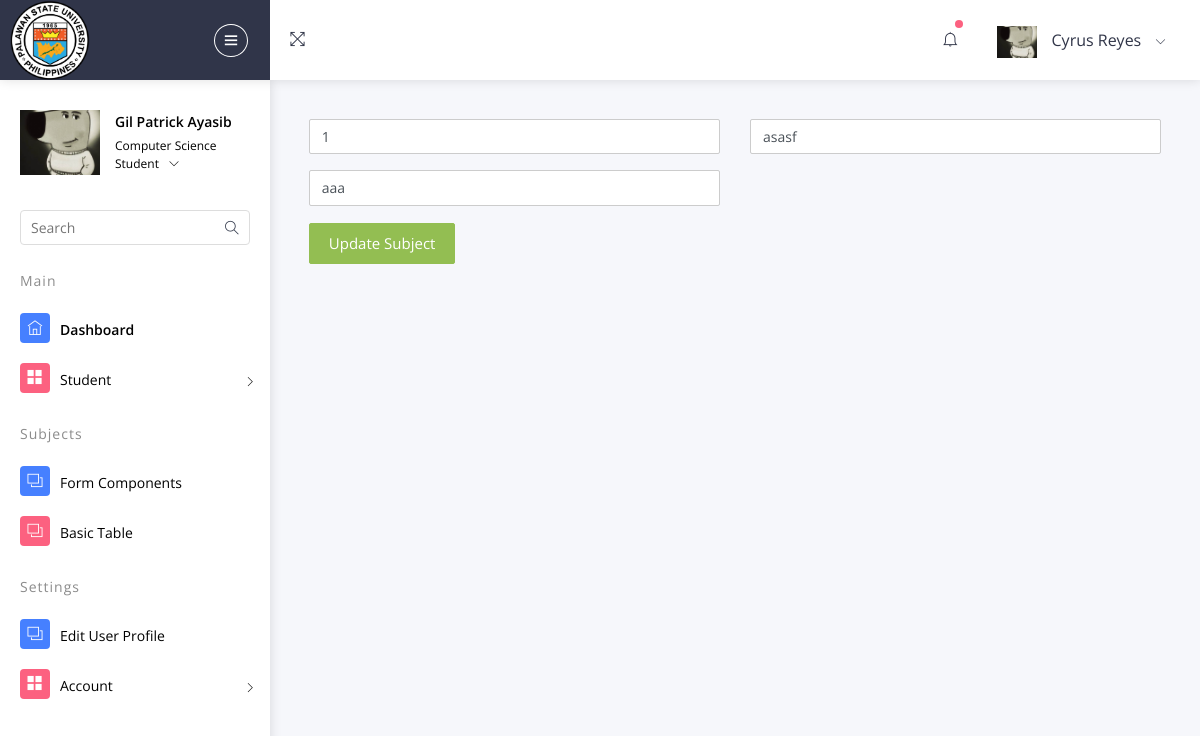
The app's page /admin/subject/edit-subject.php?subjectid=1 with its own data.
### tables this page shows
CREATE TABLE `subjects` (
  `subjectID` int(11) NOT NULL,
  `subjectName` varchar(50) NOT NULL,
  `subjectDescription` varchar(200) NOT NULL
);

### admin/subject/editsubject.php (called while the page is built, shortened)
<?php
include 'database.php';
if (isset($_GET['subjectid'])) {
    $subjectID = $_GET['subjectid'];
    $sql = "SELECT * FROM subjects WHERE subjectID = ?";
    $stmt = $con->prepare($sql);
    $stmt->bind_param("i", $subjectID);
    $stmt->execute();
    $result = $stmt->get_result();
    if ($result->num_rows > 0) {
        $row = $result->fetch_assoc();
    } else {
        echo "Subjects not found.";
    }
} else {
    echo "No Subject selected.";
}
?>

### admin/subject/edit-subject.php (the view, shortened to what this page needs)
<?php
include 'editsubject.php';
?>
<!DOCTYPE html>
<html lang="en">
<head>
      <link rel="stylesheet" type="text/css" href="../../assets/css/bootstrap/css/bootstrap.min.css">
      <link rel="stylesheet" type="text/css" href="../../assets/icon/themify-icons/themify-icons.css">
      <link rel="stylesheet" type="text/css" href="../../assets/icon/icofont/css/icofont.css">
      <link rel="stylesheet" type="text/css" href="../../assets/css/style.css">
      <link rel="stylesheet" type="text/css" href="../../assets/css/jquery.mCustomScrollbar.css">
  </head>
  <body>
    <div id="pcoded" class="pcoded">
        <div class="pcoded-container navbar-wrapper">
            <nav class="navbar header-navbar pcoded-header">
                <div class="navbar-wrapper">
                    <div class="navbar-logo">
                        <a class="mobile-menu" id="mobile-collapse" href="#!">
                            <i class="ti-menu"></i>
                        </a>
                        <a href="https://psu.palawan.edu.ph/">
                            <img class="img-80 img-radius" class="img-fluid" src="../../assets/images/psu.png" alt="Theme-Logo" />
                        </a>
                    </div>
                    <div class="navbar-container container-fluid">
                        <ul class="nav-left">
                            <li>
                                <a href="#!" onclick="javascript:toggleFullScreen()">
                                    <i class="ti-fullscreen"></i>
                                </a>
                            </li>
                        </ul>
                        <ul class="nav-right">
                            <li class="header-notification">
                                <a href="#!">
                                    <i class="ti-bell"></i>
                                    <span class="badge bg-c-pink"></span>
                                </a>
                            </li>
                            <li class="user-profile header-notification">
                                <a href="https://web.facebook.com/patpat.ubay">
                                    <img src="../../assets/images/image.png" class="img-radius" alt="User-Profile-Image">
                                    <span>Cyrus Reyes</span>
                                    <i class="ti-angle-down"></i>
                                </a>
                            </li>
                        </ul>
                    </div>
                </div>
            </nav>
            <div class="pcoded-main-container">
                <div class="pcoded-wrapper">
                    <nav class="pcoded-navbar">
                        <div class="pcoded-inner-navbar main-menu">
                            <div class="">
                                <div class="main-menu-header">
                                <a href="https://web.facebook.com/patpat.ubay">
                                    <img class="img-80 img-radius" src="../../assets/images/image.png" alt="User-Profile-Image"></a>
                                        <div class="user-details">
                                            <span>Gil Patrick Ayasib</span>
                                            <span id="more-details">Computer Science Student<i class="ti-angle-down"></i></span>
                                        </div>
                                </div>
                            </div>
                            <div class="pcoded-search">
                                <div class="pcoded-search-box ">
                                    <input type="text" placeholder="Search">
                                    <span class="search-icon"><i class="ti-search" aria-hidden="true"></i></span>
                                </div>
                            </div>
                            <div class="pcoded-navigatio-lavel" data-i18n="nav.category.navigation">Main</div>
                            <ul class="pcoded-item pcoded-left-item">
                                <li class="active">
                                    <a href="main-admin.php">
                                        <span class="pcoded-micon"><i class="ti-home"></i><b>D</b></span>
                                        <span class="pcoded-mtext" data-i18n="nav.dash.main">Dashboard</span>
                                    </a>
                                </li>
                                <li class="pcoded-hasmenu">
                                    <a href="javascript:void(0)">
                                        <span class="pcoded-micon"><i class="ti-layout-grid2-alt"></i></span>
                                        <span class="pcoded-mtext"  data-i18n="nav.basic-components.main">Student</span>
                                    </a>
                                </li>
                            </ul>
                            <div class="pcoded-navigatio-lavel" data-i18n="nav.category.forms">Subjects</div>
                            <ul class="pcoded-item pcoded-left-item">
                                <li>
                                    <a href="form-elements-component.html">
                                        <span class="pcoded-micon"><i class="ti-layers"></i><b>FC</b></span>
                                        <span class="pcoded-mtext" data-i18n="nav.form-components.main">Form Components</span>
                                    </a>
                                </li>
                                <li>
                                    <a href="bs-basic-table.html">
                                        <span class="pcoded-micon"><i class="ti-layers"></i><b>FC</b></span>
                                        <span class="pcoded-mtext" data-i18n="nav.form-components.main">Basic Table</span>
                                    </a>
                                </li>
                            </ul>
                            <div class="pcoded-navigatio-lavel" data-i18n="nav.category.forms">Settings</div>
                            <ul class="pcoded-item pcoded-left-item">
                                <li>
                                    <a href="map-google.html">
                                        <span class="pcoded-micon"><i class="ti-layers"></i><b>FC</b></span>
                                        <span class="pcoded-mtext" data-i18n="nav.form-components.main">Edit User Profile</span>
                                    </a>
                                </li>
                                <li class="pcoded-hasmenu">
                                    <a href="javascript:void(0)">
                                        <span class="pcoded-micon"><i class="ti-layout-grid2-alt"></i></span>
                                        <span class="pcoded-mtext"  data-i18n="nav.basic-components.main">Account</span>
                                    </a>
                                </li>
                            </ul>
                    </nav>
                    <div class="pcoded-content">
                        <div class="pcoded-inner-content">
                            <div class="main-body">
                                <div class="page-wrapper">
                                    <div class="page-body">
                                    <form action="editsubject.php" method="POST" class="user">
                                    <div class="form-group row">
                                    <div class="col-sm-6 mb-3">
                                        <input type="text" class="form-control form-control-user" name="subjectID"
                                        value="<?php echo isset($row['subjectID']) ? htmlspecialchars($row['subjectID']) : ''; ?>"placeholder="Subject ID">
                                    </div>
                                    <div class="col-sm-6 mb-3 mb-sm-0">
                                        <input type="text" class="form-control form-control-user" name="subjectName"
                                        value="<?php echo isset($row['subjectName']) ? htmlspecialchars($row['subjectName']) : ''; ?>"placeholder="Subject Name">
                                    </div>
                                    <div class="col-sm-6">
                                        <input type="text"class="form-control" name="subjectDescription"
                                        value="<?php echo isset($row['subjectDescription']) ? htmlspecialchars($row['subjectDescription']) : ''; ?>"placeholder="Subject Description">
                                    </div>
                                </div>
                                <div class="pull-left">
                                    <button type="submit" class="btn btn-success">Update Subject</button>
                                </div>
                            </form>
                                    </div>
                                    </div>
                                </div>
                            </div>
                        </div>
                    </div>
                </div>
            </div>
        </div>
</body>
</html>

### records on screen
subjects: subjectID "1", subjectName "asasf", subjectDescription "aaa"
